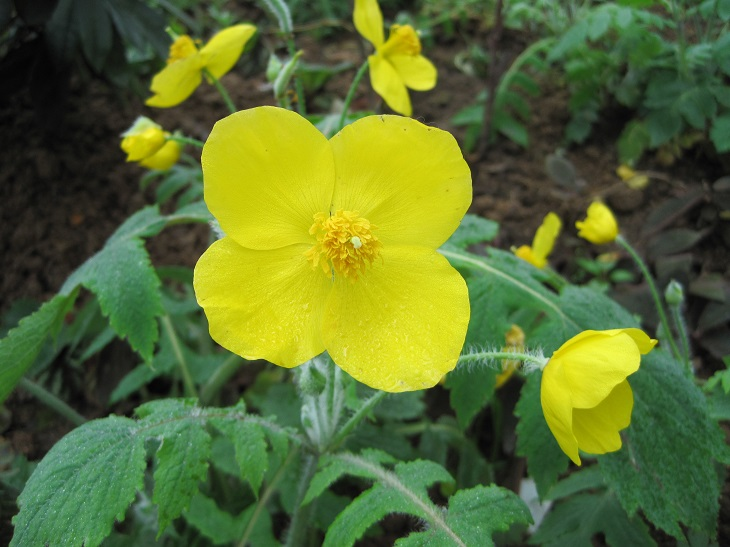
#> input picture ImageTransformation/image0.JPG, 730 x 547 px, found by its file name
$ python imageShift.py
#> lines starting #> are read from the running program, lines starting #| are printed output that depends on the picture
# _*_ encoding: utf-8 _*_

__author__ = 'Vincent'
__date__ = '2019/3/14 15:10'

import cv2
import numpy as np

# 读取图片的信息
img = cv2.imread('image0.jpg', 1)
#> img is the input picture: shape (547, 730, 3); mean B, G, R 48.7, 109.6, 90.1
cv2.imshow('src',img)
imgInfo = img.shape
#> imgInfo = (547, 730, 3)
height = imgInfo[0]
#> height = 547
width = imgInfo[1]
#> width = 730

'''
API方式
'''

'''
    移位矩阵：
    [[1, 0, 100], [0, 1, 200]] 2*3---》2*2  2*1
    [[1, 0], [0, 1]] 2*2  A
    [[100],[200]] 2*1  B
    xy  C
    A*C+B = XY  [[1*x+0*y],[0*x+1*y]] + [[100],[200]] = [[x+100],[y+200]]

'''
matShift = np.float32([[1, 0, 100], [0, 1, 200]]) # 2X3
dst = cv2.warpAffine(img,matShift,(width, height)) # 1.data 2.移位矩阵matShfit 3.info
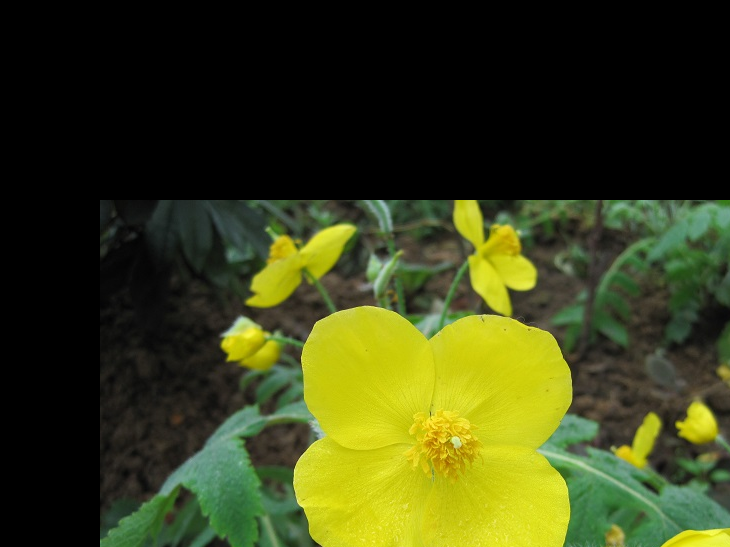
#> dst: shape (547, 730, 3); mean B, G, R 23.2, 64.4, 58.4
cv2.imshow('dst', dst)
cv2.waitKey(0)

'''
源代码方式
 newX = x+100   newY = y+200
'''

dst2 = np.zeros(img.shape, np.uint8)

for i in range(0,int(height) - 200):
    for j in range(0, int(width) - 100):
       dst2[i+200, j+100] = img[i, j]
# cv2.imshow('dst2',dst2)
# cv2.waitKey(0)
